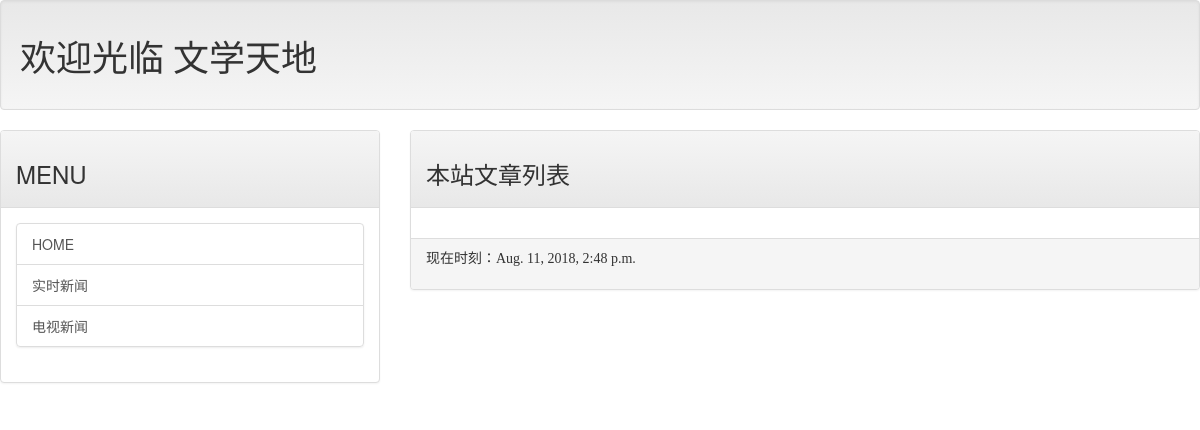
Before: / with the older database file.
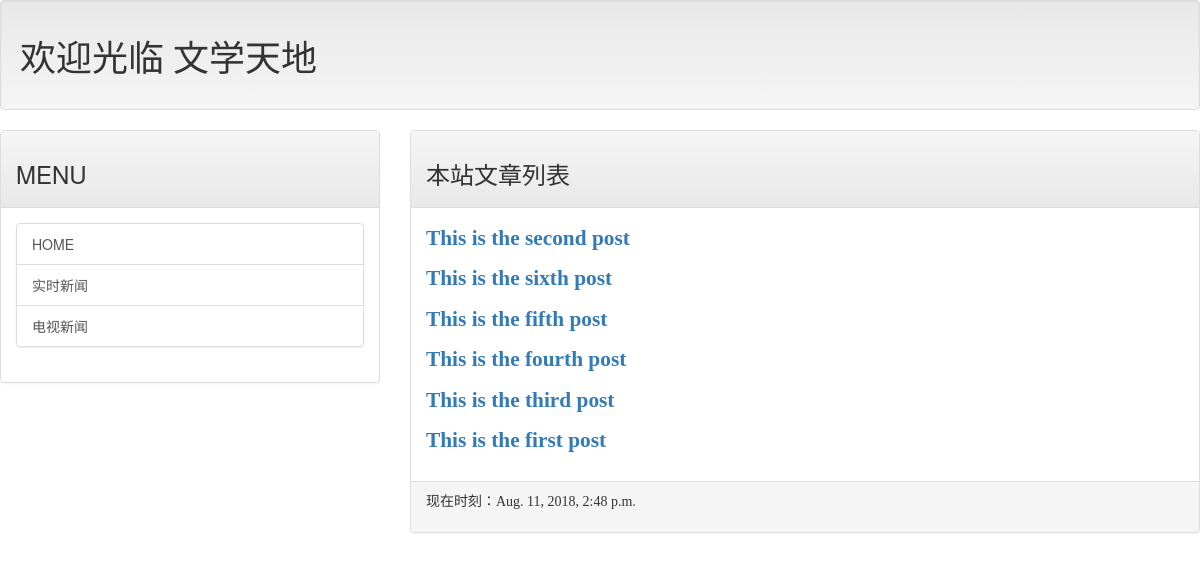
After: the same page with the newer database file.
### mainsite/models.py (models this page shows, shortened)
class Post (models.Model):
	title = models.CharField(max_length=200)
	slug = models.CharField(max_length=200)
	body = models.TextField()
	pub_date = models.DateTimeField(default = timezone.now)
	class Meta:
		ordering = ('-pub_date',)

### mainsite/views.py (the view)
# urls.py: urlpatterns = [url(r'^$',homepage),
def homepage(request):
	template = get_template('index.html')
	now=datetime.now()
	posts = Post.objects.all()
	html=template.render(locals())
	return HttpResponse(html)

### templates/index.html (shortened to what this page needs)
{% extends 'base.html' %}
{% block headmessage %} <h3 style='font-family:楷体:'> 本站文章列表</h3>{%endblock%}
{%block content %}
{% for post in posts %}
		<p style='font-family:微软雅黑;font-size:16pt;font-weight:bold;'>
			<a href='/post/{{post.slug}}'>{{post.title}}</a>
		</p>
	{% endfor %}
{% endblock %}

### templates/base.html (shortened to what this page needs)
<!DOCTYPE html>
<html>
<head>
<link rel="stylesheet" href="https://maxcdn.bootstrapcdn.com/bootstrap/3.3.7/css/bootstrap.min.css">
<link rel="stylesheet" href="https://maxcdn.bootstrapcdn.com/bootstrap/3.3.7/css/bootstrap-theme.min.css">
</head>
<body>
<div class='container-flulid'>
	{% include 'header.html' %}
	<div class='row'>
	<div class = 'col-sm-4 col-md-4'>
	<div class='panel panel-default'>
	<div class='panel-heading'>
	<h3>MENU</h3>
	</div>
	<div class='panel-body'>
		<div class='list-group'>
			<a href='/' class='list-group-item'>HOME</a>
			<a href='http://tar.so/news' class='list-group-item'>实时新闻</a>
			<a href='http://drho.tw/news' class='list-group-item'>电视新闻</a>
	</div>
	</div>
	</div>
	</div>
	<div class = 'col-sm-8 col-md-8'>
	<div class='panel panel-default'>
	<div class='panel-heading'>
	{% block headmessage %}{% endblock %}
	</div>
	<div class='panel-body'>
	{% block content %} {% endblock %}
	</div>
	<div class='panel-footer'>
	{% include 'footer.html' %}
	</div>
	</div>
	</div>
	</div>
	</div>
</body>
</html>

### templates/header.html
<div class='well'>
	<h1 style="font-family:微软雅黑;">欢迎光临 文学天地</h1>
</div>

### templates/footer.html
{% block footer %}
	{% if now %}
	<p style ='font-family:微软雅黑;'>现在时刻：{{now}}</p>
	{% else %}
	<p style='font-family:微软雅黑;'>本文内容取自网络，如有侵权请来信通知下架...</p>
	{% endif %}
{% endblock %}

Changed rows visible on the page:
added Post: title "This is the second post"
added Post: title "This is the sixth post"
added Post: title "This is the fifth post"
added Post: title "This is the fourth post"
added Post: title "This is the third post"
added Post: title "This is the first post"
